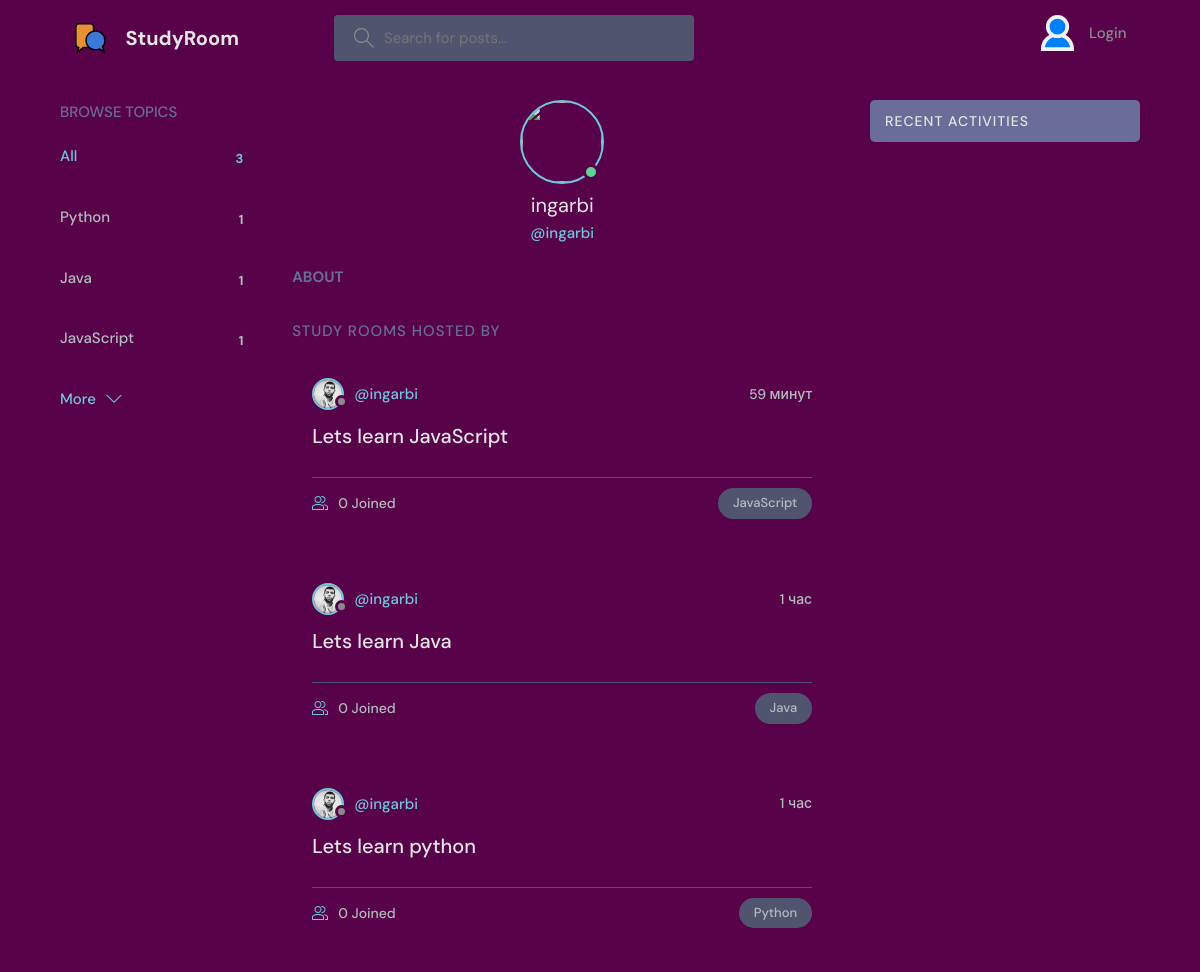
The app's page /profile/1 with its own data.
### base/models.py (models this page shows, shortened)
class Topic(models.Model):
    name = models.CharField(max_length=200)

class User(AbstractUser):
    name = models.CharField(max_length=200, null=True)
    username = models.CharField(max_length=200, null=True)
    email = models.EmailField(unique=True, null=True)
    bio = models.TextField(null=True)
    avatar = models.ImageField(null=True, default="avatar.svg")
    objects = UserManager()
    USERNAME_FIELD = 'email'
    REQUIRED_FIELDS = []

class Room(models.Model):
    host = models.ForeignKey(User, on_delete=models.SET_NULL, null=True)
    topic = models.ForeignKey(Topic, on_delete=models.SET_NULL, null=True)
    name = models.CharField(max_length=200)
    description = models.TextField(null=True, blank=True)
    participants = models.ManyToManyField(
        User, related_name='participants', blank=True)
    updated = models.DateTimeField(auto_now=True)
    created = models.DateTimeField(auto_now_add=True)
    class Meta:
        ordering = ['-updated', '-created']

### base/views.py (the view)
# urls.py: path('profile/<str:pk>', views.userProfile, name="user-profile"),
def userProfile(request, pk):
    user = User.objects.get(id=pk)
    rooms = user.room_set.all()
    room_messages = user.message_set.all()
    topics = Topic.objects.all()
    context = {'user':user, 'rooms':rooms,'room_messages':room_messages,'topics':topics,}
    return render(request, 'base/profile.html', context)

### base/templates/base/profile.html (shortened to what this page needs)
{% extends 'main.html' %}
{% block content%}
  <main class="profile-page layout layout--3">
    <div class="container">
      {% include 'base/topics_component.html' %}
      <div class="roomList">
        <div class="profile">
          <div class="profile__avatar">
            <div class="avatar avatar--large active">
              <img src="{{request.user.avatar.url}}" />
            </div>
          </div>
          <div class="profile__info">
            <h3>{{user.username}}</h3>
            <p>@{{user.username}}</p>
          </div>
          <div class="profile__about">
            <h3>About</h3>
          </div>
        </div>
        <div class="roomList__header">
          <div>
            <h2>Study Rooms Hosted by {{request.user.username}}</a>
            </h2>
          </div>
        </div>
        {% include 'base/feed_component.html' %}
      </div>
      {% include 'base/activity_component.html' %}
    </div>
  </main>
</body>
</html>
{% endblock content%}

### templates/main.html (shortened to what this page needs)
<!DOCTYPE html>
{% load static %}
<html lang="en">
  <head>
    <link rel="stylesheet" href="{% static 'styles/style.css' %}" />
  </head>
  <body>
    {% include 'navbar.html' %}
    {% block content %}
    {% endblock %}
  </body>
</html>

### templates/navbar.html (shortened to what this page needs)
{% load static %}
<header class="header header--loggedIn">
    <div class="container">
      <a href="{% url 'home' %}" class="header__logo">
        <img src="{% static 'images/logo.svg' %}" />
        <h1>StudyRoom</h1>
      </a>
      <form class="header__search" method="GET" action="{% url 'home' %}">
        <label>
          <input name="q" placeholder="Search for posts..." />
        </label>
      </form>
      <nav class="header__menu">
        {% if request.user.is_authenticated %}
        <div class="header__user">
          <a href="{% url 'update-user' %}">
            <div class="avatar avatar--medium active">
              <img src="{{request.user.avatar.url}}" />
            </div>
            <p>{{request.user.username}} <span>@{{request.user.username}}</span></p>
          </a>
          <button class="dropdown-button">
            <svg version="1.1" xmlns="http://www.w3.org/2000/svg" width="32" height="32" viewBox="0 0 32 32">
              <title>chevron-down</title>
              <path d="M16 21l-13-13h-3l16 16 16-16h-3l-13 13z"></path>
            </svg>
          </button>
        </div>
        {% else %}
        <a href="{% url 'login' %}">
          <img src="{% static 'images/avatar.svg' %}" />
          <p>Login</p>
        </a>
        {% endif %}
      </nav>
    </div>
  </header>

### base/templates/base/topics_component.html
<div class="topics">
    <div class="topics__header">
      <h2>Browse Topics</h2>
    </div>
    <ul class="topics__list">
      <li>
        <a href="{% url 'home' %}" class="active">All <span>{{topics.count}}</span></a>
      </li>
      {% for topic in topics%}
      <li>
        <a href="{% url 'home'%}?q={{topic.name}}">{{topic.name}} <span>{{topic.room_set.all.count}}</span></a>
      </li>
      {% endfor %}
    </ul>
    <a class="btn btn--link" href="{% url 'topics' %}">
      More
      <svg version="1.1" xmlns="http://www.w3.org/2000/svg" width="32" height="32" viewBox="0 0 32 32">
        <title>chevron-down</title>
        <path d="M16 21l-13-13h-3l16 16 16-16h-3l-13 13z"></path>
      </svg>
    </a>
  </div>

### base/templates/base/feed_component.html (shortened to what this page needs)
{% for room in rooms %}
<div class="roomListRoom">
    <div class="roomListRoom__header">
      <a href="{% url 'user-profile' room.host.id %}" class="roomListRoom__author">
        <div class="avatar avatar--small">
          <img src="{{room.host.avatar.url}}" />
        </div>
        <span>@{{room.host.username}}</span>
      </a>
      <div class="roomListRoom__actions">
        <span>{{room.created|timesince}}</span>
      </div>
    </div>
    <div class="roomListRoom__content">
      <a href="{% url 'room' room.id %}">{{room.name}}</a>
    </div>
    <div class="roomListRoom__meta">
      <a href="{% url 'room' room.id %}" class="roomListRoom__joined">
        {{room.participants.all.count}} Joined
      </a>
      <p class="roomListRoom__topic">{{room.topic.name}}</p>
    </div>
  </div>
  {% endfor %}

### base/templates/base/activity_component.html (shortened to what this page needs)
<div class="activities">
    <div class="activities__header">
      <h2>Recent Activities</h2>
    </div>
  </div>

### records on screen
Topic: name "Python", room_set.all.count "1"
Topic: name "Java", room_set.all.count "1"
Topic: name "JavaScript", room_set.all.count "1"
User: username "ingarbi"
Room: host.avatar (picture), host.username "ingarbi", created "59 минут", name "Lets learn JavaScript", participants.all.count "0", topic.name "JavaScript"
Room: host.avatar (picture), host.username "ingarbi", created "1 час", name "Lets learn Java", participants.all.count "0", topic.name "Java"
Room: host.avatar (picture), host.username "ingarbi", created "1 час", name "Lets learn python", participants.all.count "0", topic.name "Python"

### other values on screen
{{ topics.count }} "3"
